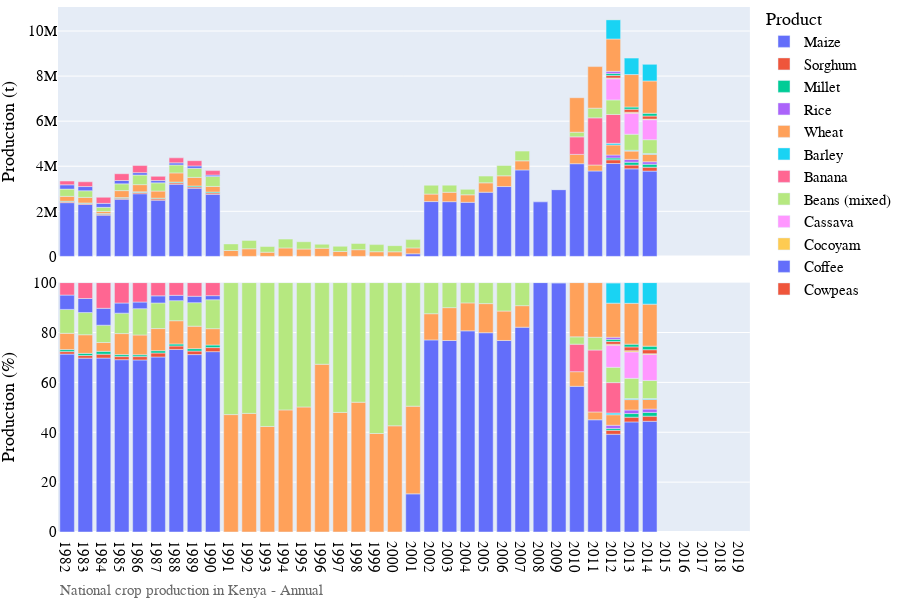
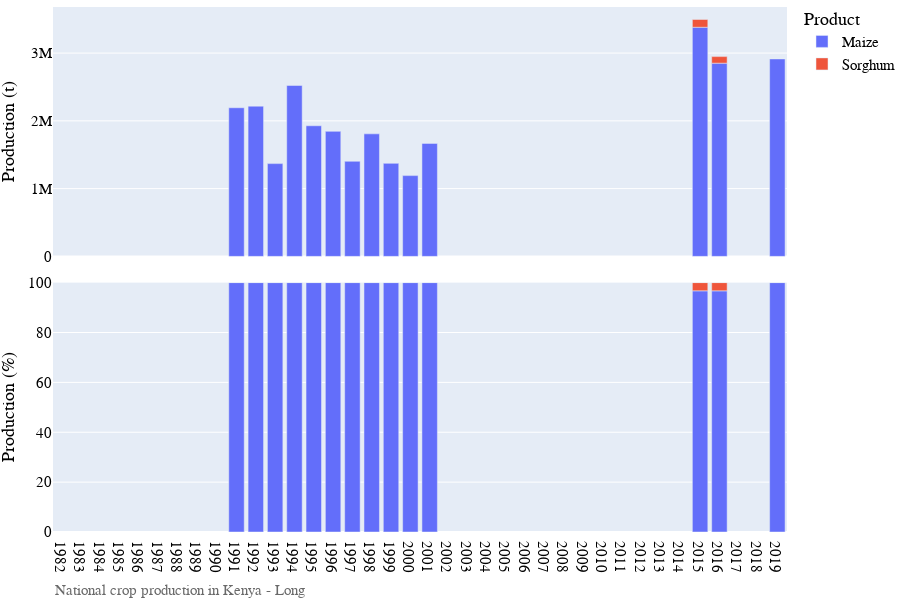
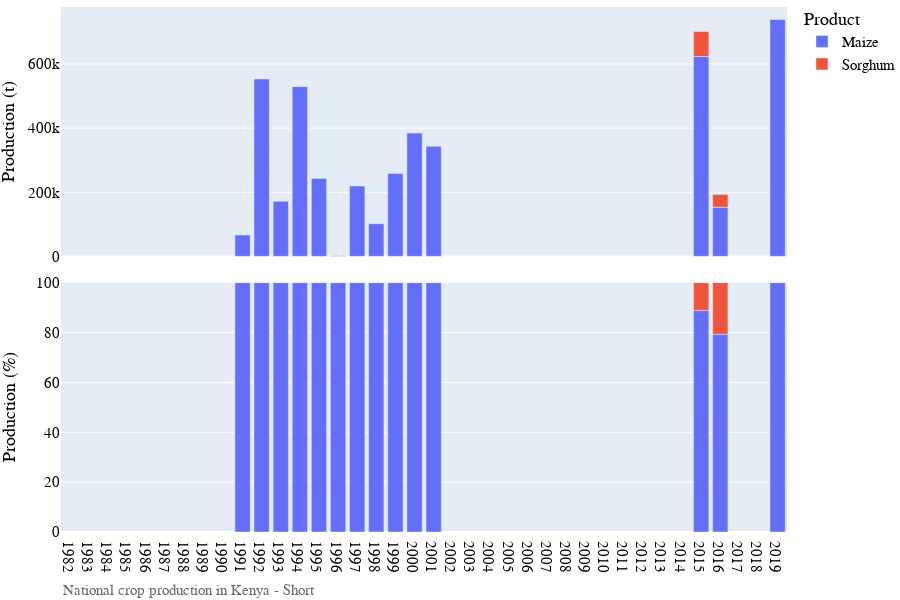

The cell these charts' notebook holds for them, in order:
### Markdown cell above
# Visualization of production data

### Code cell
# Bar chart of national crop production
country_iso, country_name = 'KE', 'Kenya'
df = pd.read_csv('../data/crop/adm_crop_production_%s.csv' % country_iso, index_col=0)
df['year'] = df['harvest_year']
year = [df['year'].min(), df['year'].max()]
product_order = ['Maize', 'Sorghum', 'Millet', 'Rice', 'Wheat', 'Barley']
for season_name in ['Annual','Long','Short']:
    footnote = 'National crop production in %s - %s' % (country_name, season_name)
    fn_save = '../figures/%s_bar_natgrainprod_%s.png' % (country_iso, season_name)
    sub = df[df['season_name'] == season_name]
    fig = PlotBarProduction(sub, year, product_order, footnote)#, fn_save)
    fig.show()

### Figure 1 — Plotly figure (JSON) as saved in the notebook; plotly's stock layout.template omitted (floating-point values rounded to 4 significant figures)
{"data": [{"alignmentgroup": "True", "hovertemplate": "product=Maize<br>season_name=Annual<br>type=orig_unit<br>year=%{x}<br>value=%{y}<extra></extra>", "legendgroup": "Maize", "marker": {"color": "#636efa", "pattern": {"shape": ""}}, "name": "Maize", "offsetgroup": "Maize", "orientation": "v", "showlegend": true, "textposition": "auto", "type": "bar", "x": [1982, 1983, 1984, 1985, 1986, 1987, 1988, 1989, 1990, 2001, 2002, 2003, 2004, 2005, 2006, 2007, 2008, 2009, 2010, 2011, 2012, 2013, 2014], "xaxis": "x2", "y": [2385000.0, 2307000.0, 1829090, 2534000.0, 2780000.0, 2493000.0, 3201000.0, 3021000.0, 2752926, 113800.0, 2432000.0, 2427000.0, 2399000.0, 2847000.0, 3098000.0, 3837000.0, 2419000.0, 2963000.0, 4113000.0, 3790000.0, 4120000.0, 3884000.0, 3783000.0], "yaxis": "y2"}, {"alignmentgroup": "True", "hovertemplate": "product=Maize<br>season_name=Annual<br>type=percent<br>year=%{x}<br>value=%{y}<extra></extra>", "legendgroup": "Maize", "marker": {"color": "#636efa", "pattern": {"shape": ""}}, "name": "Maize", "offsetgroup": "Maize", "orientation": "v", "showlegend": false, "textposition": "auto", "type": "bar", "x": [1982, 1983, 1984, 1985, 1986, 1987, 1988, 1989, 1990, 2001, 2002, 2003, 2004, 2005, 2006, 2007, 2008, 2009, 2010, 2011, 2012, 2013, 2014], "xaxis": "x", "y": [71.33, 69.72, 69.75, 69.1, 68.99, 70.18, 73.21, 71.15, 72.33, 15.3, 77.03, 76.79, 80.67, 79.91, 76.8, 82.13, 100, 99.91, 58.42, 45.0, 39.2, 44.15, 44.4], "yaxis": "y"}, {"alignmentgroup": "True", "hovertemplate": "product=Sorghum<br>season_name=Annual<br>type=orig_unit<br>year=%{x}<br>value=%{y}<extra></extra>", "legendgroup": "Sorghum", "marker": {"color": "#EF553B", "pattern": {"shape": ""}}, "name": "Sorghum", "offsetgroup": "Sorghum", "orientation": "v", "showlegend": true, "textposition": "auto", "type": "bar", "x": [1982, 1983, 1984, 1985, 1986, 1987, 1988, 1989, 1990, 2012, 2013, 2014], "xaxis": "x2", "y": [33499, 34721, 40989, 45454, 54261, 57061, 60593, 59989, 61674, 165800.0, 165700.0, 174600.0], "yaxis": "y2"}, {"alignmentgroup": "True", "hovertemplate": "product=Sorghum<br>season_name=Annual<br>type=percent<br>year=%{x}<br>value=%{y}<extra></extra>", "legendgroup": "Sorghum", "marker": {"color": "#EF553B", "pattern": {"shape": ""}}, "name": "Sorghum", "offsetgroup": "Sorghum", "orientation": "v", "showlegend": false, "textposition": "auto", "type": "bar", "x": [1982, 1983, 1984, 1985, 1986, 1987, 1988, 1989, 1990, 2012, 2013, 2014], "xaxis": "x", "y": [1.002, 1.049, 1.563, 1.24, 1.347, 1.606, 1.386, 1.413, 1.62, 1.577, 1.884, 2.05], "yaxis": "y"}, {"alignmentgroup": "True", "hovertemplate": "product=Millet<br>season_name=Annual<br>type=orig_unit<br>year=%{x}<br>value=%{y}<extra></extra>", "legendgroup": "Millet", "marker": {"color": "#00cc96", "pattern": {"shape": ""}}, "name": "Millet", "offsetgroup": "Millet", "orientation": "v", "showlegend": true, "textposition": "auto", "type": "bar", "x": [1982, 1983, 1984, 1985, 1986, 1987, 1988, 1989, 1990, 2012, 2013, 2014], "xaxis": "x2", "y": [27152, 28663, 29983, 28965, 29597, 33070, 35180.0, 41246, 39263, 80450.0, 129200.0, 129600.0], "yaxis": "y2"}, {"alignmentgroup": "True", "hovertemplate": "product=Millet<br>season_name=Annual<br>type=percent<br>year=%{x}<br>value=%{y}<extra></extra>", "legendgroup": "Millet", "marker": {"color": "#00cc96", "pattern": {"shape": ""}}, "name": "Millet", "offsetgroup": "Millet", "orientation": "v", "showlegend": false, "textposition": "auto", "type": "bar", "x": [1982, 1983, 1984, 1985, 1986, 1987, 1988, 1989, 1990, 2012, 2013, 2014], "xaxis": "x", "y": [0.8121, 0.8663, 1.143, 0.7899, 0.7345, 0.931, 0.8047, 0.9713, 1.032, 0.7653, 1.469, 1.521], "yaxis": "y"}, {"alignmentgroup": "True", "hovertemplate": "product=Rice<br>season_name=Annual<br>type=orig_unit<br>year=%{x}<br>value=%{y}<extra></extra>", "legendgroup": "Rice", "marker": {"color": "#ab63fa", "pattern": {"shape": ""}}, "name": "Rice", "offsetgroup": "Rice", "orientation": "v", "showlegend": true, "textposition": "auto", "type": "bar", "x": [2012, 2013, 2014], "xaxis": "x2", "y": [132400.0, 124400.0, 112300.0], "yaxis": "y2"}, {"alignmentgroup": "True", "hovertemplate": "product=Rice<br>season_name=Annual<br>type=percent<br>year=%{x}<br>value=%{y}<extra></extra>", "legendgroup": "Rice", "marker": {"color": "#ab63fa", "pattern": {"shape": ""}}, "name": "Rice", "offsetgroup": "Rice", "orientation": "v", "showlegend": false, "textposition": "auto", "type": "bar", "x": [2012, 2013, 2014], "xaxis": "x", "y": [1.259, 1.415, 1.318], "yaxis": "y"}, {"alignmentgroup": "True", "hovertemplate": "product=Wheat<br>season_name=Annual<br>type=orig_unit<br>year=%{x}<br>value=%{y}<extra></extra>", "legendgroup": "Wheat", "marker": {"color": "#FFA15A", "pattern": {"shape": ""}}, "name": "Wheat", "offsetgroup": "Wheat", "orientation": "v", "showlegend": true, "textposition": "auto", "type": "bar", "x": [1982, 1983, 1984, 1985, 1986, 1987, 1988, 1989, 1990, 1991, 1992, 1993, 1994, 1995, 1996, 1997, 1998, 1999, 2000, 2001, 2002, 2003, 2004, 2005, 2006, 2007, 2009, 2010, 2011, 2012, 2013, 2014], "xaxis": "x2", "y": [218100.0, 247100.0, 92520.0, 309200.0, 319700.0, 314600.0, 407700.0, 382500.0, 249456, 260300.0, 337500.0, 185000.0, 374839, 325900.0, 361500.0, 215100.0, 296800.0, 206300.0, 203000.0, 261600.0, 331900.0, 416800.0, 333400.0, 415700.0, 476200.0, 403400.0, 2734.0, 413300.0, 264400.0, 444300.0, 367100.0, 328800.0], "yaxis": "y2"}, {"alignmentgroup": "True", "hovertemplate": "product=Wheat<br>season_name=Annual<br>type=percent<br>year=%{x}<br>value=%{y}<extra></extra>", "legendgroup": "Wheat", "marker": {"color": "#FFA15A", "pattern": {"shape": ""}}, "name": "Wheat", "offsetgroup": "Wheat", "orientation": "v", "showlegend": false, "textposition": "auto", "type": "bar", "x": [1982, 1983, 1984, 1985, 1986, 1987, 1988, 1989, 1990, 1991, 1992, 1993, 1994, 1995, 1996, 1997, 1998, 1999, 2000, 2001, 2002, 2003, 2004, 2005, 2006, 2007, 2009, 2010, 2011, 2012, 2013, 2014], "xaxis": "x", "y": [6.522, 7.469, 3.528, 8.433, 7.934, 8.857, 9.324, 9.007, 6.554, 47.08, 47.56, 42.32, 48.96, 50.13, 67.27, 47.95, 52.05, 39.5, 42.59, 35.16, 10.51, 13.19, 11.21, 11.67, 11.81, 8.634, 0.09218, 5.871, 3.139, 4.227, 4.172, 3.859], "yaxis": "y"}, {"alignmentgroup": "True", "hovertemplate": "product=Barley<br>season_name=Annual<br>type=orig_unit<br>year=%{x}<br>value=%{y}<extra></extra>", "legendgroup": "Barley", "marker": {"color": "#19d3f3", "pattern": {"shape": ""}}, "name": "Barley", "offsetgroup": "Barley", "orientation": "v", "showlegend": true, "textposition": "auto", "type": "bar", "x": [2012, 2013, 2014], "xaxis": "x2", "y": [72930.0, 36643, 33350], "yaxis": "y2"}, {"alignmentgroup": "True", "hovertemplate": "product=Barley<br>season_name=Annual<br>type=percent<br>year=%{x}<br>value=%{y}<extra></extra>", "legendgroup": "Barley", "marker": {"color": "#19d3f3", "pattern": {"shape": ""}}, "name": "Barley", "offsetgroup": "Barley", "orientation": "v", "showlegend": false, "textposition": "auto", "type": "bar", "x": [2012, 2013, 2014], "xaxis": "x", "y": [0.6938, 0.4165, 0.3914], "yaxis": "y"}, {"alignmentgroup": "True", "hovertemplate": "product=Banana<br>season_name=Annual<br>type=orig_unit<br>year=%{x}<br>value=%{y}<extra></extra>", "legendgroup": "Banana", "marker": {"color": "#FF6692", "pattern": {"shape": ""}}, "name": "Banana", "offsetgroup": "Banana", "orientation": "v", "showlegend": true, "textposition": "auto", "type": "bar", "x": [2010, 2011, 2012], "xaxis": "x2", "y": [777058, 2092000.0, 1281000.0], "yaxis": "y2"}, {"alignmentgroup": "True", "hovertemplate": "product=Banana<br>season_name=Annual<br>type=percent<br>year=%{x}<br>value=%{y}<extra></extra>", "legendgroup": "Banana", "marker": {"color": "#FF6692", "pattern": {"shape": ""}}, "name": "Banana", "offsetgroup": "Banana", "orientation": "v", "showlegend": false, "textposition": "auto", "type": "bar", "x": [2010, 2011, 2012], "xaxis": "x", "y": [11.04, 24.84, 12.19], "yaxis": "y"}, {"alignmentgroup": "True", "hovertemplate": "product=Beans (mixed)<br>season_name=Annual<br>type=orig_unit<br>year=%{x}<br>value=%{y}<extra></extra>", "legendgroup": "Beans (mixed)", "marker": {"color": "#B6E880", "pattern": {"shape": ""}}, "name": "Beans (mixed)", "offsetgroup": "Beans (mixed)", "orientation": "v", "showlegend": true, "textposition": "auto", "type": "bar", "x": [1982, 1983, 1984, 1985, 1986, 1987, 1988, 1989, 1990, 1991, 1992, 1993, 1994, 1995, 1996, 1997, 1998, 1999, 2000, 2001, 2002, 2003, 2004, 2005, 2006, 2007, 2010, 2011, 2012, 2013, 2014], "xaxis": "x2", "y": [320870, 294081, 182100.0, 300600.0, 424699, 364855, 351759, 400500.0, 441207, 292600.0, 372100.0, 252200.0, 390800.0, 324100.0, 175900.0, 233500.0, 273500.0, 316100.0, 273600.0, 368600.0, 393400.0, 316800.0, 241500.0, 300000.0, 459600.0, 431500.0, 206300.0, 430100.0, 645400.0, 712900.0, 616300.0], "yaxis": "y2"}, {"alignmentgroup": "True", "hovertemplate": "product=Beans (mixed)<br>season_name=Annual<br>type=percent<br>year=%{x}<br>value=%{y}<extra></extra>", "legendgroup": "Beans (mixed)", "marker": {"color": "#B6E880", "pattern": {"shape": ""}}, "name": "Beans (mixed)", "offsetgroup": "Beans (mixed)", "orientation": "v", "showlegend": false, "textposition": "auto", "type": "bar", "x": [1982, 1983, 1984, 1985, 1986, 1987, 1988, 1989, 1990, 1991, 1992, 1993, 1994, 1995, 1996, 1997, 1998, 1999, 2000, 2001, 2002, 2003, 2004, 2005, 2006, 2007, 2010, 2011, 2012, 2013, 2014], "xaxis": "x", "y": [9.598, 8.888, 6.945, 8.198, 10.54, 10.27, 8.046, 9.432, 11.59, 52.92, 52.44, 57.68, 51.04, 49.87, 32.73, 52.05, 47.95, 60.5, 57.41, 49.54, 12.46, 10.02, 8.121, 8.418, 11.39, 9.237, 2.93, 5.107, 6.139, 8.103, 7.233], "yaxis": "y"}, {"alignmentgroup": "True", "hovertemplate": "product=Cassava<br>season_name=Annual<br>type=orig_unit<br>year=%{x}<br>value=%{y}<extra></extra>", "legendgroup": "Cassava", "marker": {"color": "#FF97FF", "pattern": {"shape": ""}}, "name": "Cassava", "offsetgroup": "Cassava", "orientation": "v", "showlegend": true, "textposition": "auto", "type": "bar", "x": [2012, 2013, 2014], "xaxis": "x2", "y": [934500.0, 931700.0, 887393], "yaxis": "y2"}, {"alignmentgroup": "True", "hovertemplate": "product=Cassava<br>season_name=Annual<br>type=percent<br>year=%{x}<br>value=%{y}<extra></extra>", "legendgroup": "Cassava", "marker": {"color": "#FF97FF", "pattern": {"shape": ""}}, "name": "Cassava", "offsetgroup": "Cassava", "orientation": "v", "showlegend": false, "textposition": "auto", "type": "bar", "x": [2012, 2013, 2014], "xaxis": "x", "y": [8.889, 10.59, 10.42], "yaxis": "y"}, {"alignmentgroup": "True", "hovertemplate": "product=Cocoyam<br>season_name=Annual<br>type=orig_unit<br>year=%{x}<br>value=%{y}<extra></extra>", "legendgroup": "Cocoyam", "marker": {"color": "#FECB52", "pattern": {"shape": ""}}, "name": "Cocoyam", "offsetgroup": "Cocoyam", "orientation": "v", "showlegend": true, "textposition": "auto", "type": "bar", "x": [2012, 2013, 2014], "xaxis": "x2", "y": [38121, 43672, 25490.0], "yaxis": "y2"}, {"alignmentgroup": "True", "hovertemplate": "product=Cocoyam<br>season_name=Annual<br>type=percent<br>year=%{x}<br>value=%{y}<extra></extra>", "legendgroup": "Cocoyam", "marker": {"color": "#FECB52", "pattern": {"shape": ""}}, "name": "Cocoyam", "offsetgroup": "Cocoyam", "orientation": "v", "showlegend": false, "textposition": "auto", "type": "bar", "x": [2012, 2013, 2014], "xaxis": "x", "y": [0.3626, 0.4964, 0.2992], "yaxis": "y"}, {"alignmentgroup": "True", "hovertemplate": "product=Coffee<br>season_name=Annual<br>type=orig_unit<br>year=%{x}<br>value=%{y}<extra></extra>", "legendgroup": "Coffee", "marker": {"color": "#636efa", "pattern": {"shape": ""}}, "name": "Coffee", "offsetgroup": "Coffee", "orientation": "v", "showlegend": true, "textposition": "auto", "type": "bar", "x": [1982, 1983, 1984, 1985, 1986, 1987, 1988, 1989, 1990], "xaxis": "x2", "y": [191961, 186470, 177942, 148911, 107697, 101358, 93508, 108910, 62796], "yaxis": "y2"}, {"alignmentgroup": "True", "hovertemplate": "product=Coffee<br>season_name=Annual<br>type=percent<br>year=%{x}<br>value=%{y}<extra></extra>", "legendgroup": "Coffee", "marker": {"color": "#636efa", "pattern": {"shape": ""}}, "name": "Coffee", "offsetgroup": "Coffee", "orientation": "v", "showlegend": false, "textposition": "auto", "type": "bar", "x": [1982, 1983, 1984, 1985, 1986, 1987, 1988, 1989, 1990], "xaxis": "x", "y": [5.742, 5.636, 6.785, 4.061, 2.673, 2.853, 2.139, 2.565, 1.65], "yaxis": "y"}, {"alignmentgroup": "True", "hovertemplate": "product=Cowpeas<br>season_name=Annual<br>type=orig_unit<br>year=%{x}<br>value=%{y}<extra></extra>", "legendgroup": "Cowpeas", "marker": {"color": "#EF553B", "pattern": {"shape": ""}}, "name": "Cowpeas", "offsetgroup": "Cowpeas", "orientation": "v", "showlegend": true, "textposition": "auto", "type": "bar", "x": [2012, 2013, 2014], "xaxis": "x2", "y": [113100.0, 134800.0, 138100.0], "yaxis": "y2"}, {"alignmentgroup": "True", "hovertemplate": "product=Cowpeas<br>season_name=Annual<br>type=percent<br>year=%{x}<br>value=%{y}<extra></extra>", "legendgroup": "Cowpeas", "marker": {"color": "#EF553B", "pattern": {"shape": ""}}, "name": "Cowpeas", "offsetgroup": "Cowpeas", "orientation": "v", "showlegend": false, "textposition": "auto", "type": "bar", "x": [2012, 2013, 2014], "xaxis": "x", "y": [1.076, 1.532, 1.621], "yaxis": "y"}, {"alignmentgroup": "True", "hovertemplate": "product=Gram<br>season_name=Annual<br>type=orig_unit<br>year=%{x}<br>value=%{y}<extra></extra>", "legendgroup": "Gram", "marker": {"color": "#00cc96", "pattern": {"shape": ""}}, "name": "Gram", "offsetgroup": "Gram", "orientation": "v", "showlegend": true, "textposition": "auto", "type": "bar", "x": [2012, 2013, 2014], "xaxis": "x2", "y": [91830.0, 96600.0, 121000.0], "yaxis": "y2"}, {"alignmentgroup": "True", "hovertemplate": "product=Gram<br>season_name=Annual<br>type=percent<br>year=%{x}<br>value=%{y}<extra></extra>", "legendgroup": "Gram", "marker": {"color": "#00cc96", "pattern": {"shape": ""}}, "name": "Gram", "offsetgroup": "Gram", "orientation": "v", "showlegend": false, "textposition": "auto", "type": "bar", "x": [2012, 2013, 2014], "xaxis": "x", "y": [0.8735, 1.098, 1.42], "yaxis": "y"}, {"alignmentgroup": "True", "hovertemplate": "product=Pigeon Peas<br>season_name=Annual<br>type=orig_unit<br>year=%{x}<br>value=%{y}<extra></extra>", "legendgroup": "Pigeon Peas", "marker": {"color": "#ab63fa", "pattern": {"shape": ""}}, "name": "Pigeon Peas", "offsetgroup": "Pigeon Peas", "orientation": "v", "showlegend": true, "textposition": "auto", "type": "bar", "x": [2012], "xaxis": "x2", "y": [89180.0], "yaxis": "y2"}, {"alignmentgroup": "True", "hovertemplate": "product=Pigeon Peas<br>season_name=Annual<br>type=percent<br>year=%{x}<br>value=%{y}<extra></extra>", "legendgroup": "Pigeon Peas", "marker": {"color": "#ab63fa", "pattern": {"shape": ""}}, "name": "Pigeon Peas", "offsetgroup": "Pigeon Peas", "orientation": "v", "showlegend": false, "textposition": "auto", "type": "bar", "x": [2012], "xaxis": "x", "y": [0.8483], "yaxis": "y"}, {"alignmentgroup": "True", "hovertemplate": "product=Potato<br>season_name=Annual<br>type=orig_unit<br>year=%{x}<br>value=%{y}<extra></extra>", "legendgroup": "Potato", "marker": {"color": "#FFA15A", "pattern": {"shape": ""}}, "name": "Potato", "offsetgroup": "Potato", "orientation": "v", "showlegend": true, "textposition": "auto", "type": "bar", "x": [2010, 2011, 2012, 2013, 2014], "xaxis": "x2", "y": [1530705, 1845407, 1437000.0, 1441000.0, 1435000.0], "yaxis": "y2"}, {"alignmentgroup": "True", "hovertemplate": "product=Potato<br>season_name=Annual<br>type=percent<br>year=%{x}<br>value=%{y}<extra></extra>", "legendgroup": "Potato", "marker": {"color": "#FFA15A", "pattern": {"shape": ""}}, "name": "Potato", "offsetgroup": "Potato", "orientation": "v", "showlegend": false, "textposition": "auto", "type": "bar", "x": [2010, 2011, 2012, 2013, 2014], "xaxis": "x", "y": [21.74, 21.91, 13.67, 16.38, 16.84], "yaxis": "y"}, {"alignmentgroup": "True", "hovertemplate": "product=Sweet Potatoes<br>season_name=Annual<br>type=orig_unit<br>year=%{x}<br>value=%{y}<extra></extra>", "legendgroup": "Sweet Potatoes", "marker": {"color": "#19d3f3", "pattern": {"shape": ""}}, "name": "Sweet Potatoes", "offsetgroup": "Sweet Potatoes", "orientation": "v", "showlegend": true, "textposition": "auto", "type": "bar", "x": [2012, 2013, 2014], "xaxis": "x2", "y": [856900.0, 729400.0, 735600.0], "yaxis": "y2"}, {"alignmentgroup": "True", "hovertemplate": "product=Sweet Potatoes<br>season_name=Annual<br>type=percent<br>year=%{x}<br>value=%{y}<extra></extra>", "legendgroup": "Sweet Potatoes", "marker": {"color": "#19d3f3", "pattern": {"shape": ""}}, "name": "Sweet Potatoes", "offsetgroup": "Sweet Potatoes", "orientation": "v", "showlegend": false, "textposition": "auto", "type": "bar", "x": [2012, 2013, 2014], "xaxis": "x", "y": [8.151, 8.291, 8.634], "yaxis": "y"}, {"alignmentgroup": "True", "hovertemplate": "product=Tea Plant<br>season_name=Annual<br>type=orig_unit<br>year=%{x}<br>value=%{y}<extra></extra>", "legendgroup": "Tea Plant", "marker": {"color": "#FF6692", "pattern": {"shape": ""}}, "name": "Tea Plant", "offsetgroup": "Tea Plant", "orientation": "v", "showlegend": true, "textposition": "auto", "type": "bar", "x": [1982, 1983, 1984, 1985, 1986, 1987, 1988, 1989, 1990], "xaxis": "x2", "y": [166893, 210869, 269842, 299873, 313421, 188320, 222428, 232110, 198724], "yaxis": "y2"}, {"alignmentgroup": "True", "hovertemplate": "product=Tea Plant<br>season_name=Annual<br>type=percent<br>year=%{x}<br>value=%{y}<extra></extra>", "legendgroup": "Tea Plant", "marker": {"color": "#FF6692", "pattern": {"shape": ""}}, "name": "Tea Plant", "offsetgroup": "Tea Plant", "orientation": "v", "showlegend": false, "textposition": "auto", "type": "bar", "x": [1982, 1983, 1984, 1985, 1986, 1987, 1988, 1989, 1990], "xaxis": "x", "y": [4.992, 6.373, 10.29, 8.177, 7.778, 5.302, 5.087, 5.466, 5.221], "yaxis": "y"}, {"alignmentgroup": "True", "hovertemplate": "product=Yams<br>season_name=Annual<br>type=orig_unit<br>year=%{x}<br>value=%{y}<extra></extra>", "legendgroup": "Yams", "marker": {"color": "#B6E880", "pattern": {"shape": ""}}, "name": "Yams", "offsetgroup": "Yams", "orientation": "v", "showlegend": true, "textposition": "auto", "type": "bar", "x": [2012], "xaxis": "x2", "y": [9144.0], "yaxis": "y2"}, {"alignmentgroup": "True", "hovertemplate": "product=Yams<br>season_name=Annual<br>type=percent<br>year=%{x}<br>value=%{y}<extra></extra>", "legendgroup": "Yams", "marker": {"color": "#B6E880", "pattern": {"shape": ""}}, "name": "Yams", "offsetgroup": "Yams", "orientation": "v", "showlegend": false, "textposition": "auto", "type": "bar", "x": [2012], "xaxis": "x", "y": [0.08698], "yaxis": "y"}], "layout": {"annotations": [{"showarrow": false, "text": "", "textangle": 90, "x": 0.98, "xanchor": "left", "xref": "paper", "y": 0.2375, "yanchor": "middle", "yref": "paper"}, {"showarrow": false, "text": "", "textangle": 90, "x": 0.98, "xanchor": "left", "xref": "paper", "y": 0.7625, "yanchor": "middle", "yref": "paper"}, {"align": "left", "font": {"color": "dimgrey", "family": "arial", "size": 15}, "showarrow": false, "text": "National crop production in Kenya - Annual", "x": 0, "xref": "paper", "y": -0.13, "yref": "paper"}], "barmode": "relative", "font": {"color": "black", "family": "arial", "size": 15}, "height": 600, "legend": {"title": {"text": "Product"}, "tracegroupgap": 0, "x": 1, "y": 1.01}, "margin": {"b": 0, "l": 0, "r": 0, "t": 0}, "width": 900, "xaxis": {"anchor": "y", "domain": [0, 0.98], "dtick": 1, "range": [1982.0, 2020.0], "title": {"text": ""}, "type": "linear"}, "xaxis2": {"anchor": "y2", "domain": [0, 0.98], "matches": "x", "showticklabels": false, "type": "linear"}, "yaxis": {"anchor": "x", "domain": [0, 0.475], "range": [0, 100], "title": {"text": "Production (%)"}, "type": "linear"}, "yaxis2": {"anchor": "x2", "autorange": true, "domain": [0.525, 1], "range": [0, 11070000.0], "title": {"text": "Production (t)"}, "type": "linear"}}}

### Figure 2 — Plotly figure (JSON) as saved in the notebook; plotly's stock layout.template omitted (floating-point values rounded to 4 significant figures)
{"data": [{"alignmentgroup": "True", "hovertemplate": "product=Maize<br>season_name=Long<br>type=orig_unit<br>year=%{x}<br>value=%{y}<extra></extra>", "legendgroup": "Maize", "marker": {"color": "#636efa", "pattern": {"shape": ""}}, "name": "Maize", "offsetgroup": "Maize", "orientation": "v", "showlegend": true, "textposition": "auto", "type": "bar", "x": [1991, 1992, 1993, 1994, 1995, 1996, 1997, 1998, 1999, 2000, 2001, 2015, 2016, 2019], "xaxis": "x2", "y": [2193000.0, 2217000.0, 1369000.0, 2522000.0, 1927000.0, 1845000.0, 1403000.0, 1808000.0, 1372000.0, 1192000.0, 1667000.0, 3381157, 2851000.0, 2914000.0], "yaxis": "y2"}, {"alignmentgroup": "True", "hovertemplate": "product=Maize<br>season_name=Long<br>type=percent<br>year=%{x}<br>value=%{y}<extra></extra>", "legendgroup": "Maize", "marker": {"color": "#636efa", "pattern": {"shape": ""}}, "name": "Maize", "offsetgroup": "Maize", "orientation": "v", "showlegend": false, "textposition": "auto", "type": "bar", "x": [1991, 1992, 1993, 1994, 1995, 1996, 1997, 1998, 1999, 2000, 2001, 2015, 2016, 2019], "xaxis": "x", "y": [100, 100, 100, 100, 100, 100, 100, 100, 100, 100, 100, 96.71, 96.71, 100], "yaxis": "y"}, {"alignmentgroup": "True", "hovertemplate": "product=Sorghum<br>season_name=Long<br>type=orig_unit<br>year=%{x}<br>value=%{y}<extra></extra>", "legendgroup": "Sorghum", "marker": {"color": "#EF553B", "pattern": {"shape": ""}}, "name": "Sorghum", "offsetgroup": "Sorghum", "orientation": "v", "showlegend": true, "textposition": "auto", "type": "bar", "x": [2015, 2016], "xaxis": "x2", "y": [114855, 97020.0], "yaxis": "y2"}, {"alignmentgroup": "True", "hovertemplate": "product=Sorghum<br>season_name=Long<br>type=percent<br>year=%{x}<br>value=%{y}<extra></extra>", "legendgroup": "Sorghum", "marker": {"color": "#EF553B", "pattern": {"shape": ""}}, "name": "Sorghum", "offsetgroup": "Sorghum", "orientation": "v", "showlegend": false, "textposition": "auto", "type": "bar", "x": [2015, 2016], "xaxis": "x", "y": [3.285, 3.291], "yaxis": "y"}], "layout": {"annotations": [{"showarrow": false, "text": "", "textangle": 90, "x": 0.98, "xanchor": "left", "xref": "paper", "y": 0.2375, "yanchor": "middle", "yref": "paper"}, {"showarrow": false, "text": "", "textangle": 90, "x": 0.98, "xanchor": "left", "xref": "paper", "y": 0.7625, "yanchor": "middle", "yref": "paper"}, {"align": "left", "font": {"color": "dimgrey", "family": "arial", "size": 15}, "showarrow": false, "text": "National crop production in Kenya - Long", "x": 0, "xref": "paper", "y": -0.13, "yref": "paper"}], "barmode": "relative", "font": {"color": "black", "family": "arial", "size": 15}, "height": 600, "legend": {"title": {"text": "Product"}, "tracegroupgap": 0, "x": 1, "y": 1.01}, "margin": {"b": 0, "l": 0, "r": 0, "t": 0}, "width": 900, "xaxis": {"anchor": "y", "domain": [0, 0.98], "dtick": 1, "range": [1982.0, 2020.0], "title": {"text": ""}, "type": "linear"}, "xaxis2": {"anchor": "y2", "domain": [0, 0.98], "matches": "x", "showticklabels": false, "type": "linear"}, "yaxis": {"anchor": "x", "domain": [0, 0.475], "range": [0, 100], "title": {"text": "Production (%)"}, "type": "linear"}, "yaxis2": {"anchor": "x2", "autorange": true, "domain": [0.525, 1], "range": [0, 3680000.0], "title": {"text": "Production (t)"}, "type": "linear"}}}

### Figure 3 — Plotly figure (JSON) as saved in the notebook; plotly's stock layout.template omitted (floating-point values rounded to 4 significant figures)
{"data": [{"alignmentgroup": "True", "hovertemplate": "product=Maize<br>season_name=Short<br>type=orig_unit<br>year=%{x}<br>value=%{y}<extra></extra>", "legendgroup": "Maize", "marker": {"color": "#636efa", "pattern": {"shape": ""}}, "name": "Maize", "offsetgroup": "Maize", "orientation": "v", "showlegend": true, "textposition": "auto", "type": "bar", "x": [1991, 1992, 1993, 1994, 1995, 1996, 1997, 1998, 1999, 2000, 2001, 2015, 2016, 2019], "xaxis": "x2", "y": [66350.0, 553300.0, 171700.0, 529400.0, 243000.0, 2173.0, 219400.0, 102000.0, 258200.0, 384400.0, 343300.0, 623575, 153100.0, 738900.0], "yaxis": "y2"}, {"alignmentgroup": "True", "hovertemplate": "product=Maize<br>season_name=Short<br>type=percent<br>year=%{x}<br>value=%{y}<extra></extra>", "legendgroup": "Maize", "marker": {"color": "#636efa", "pattern": {"shape": ""}}, "name": "Maize", "offsetgroup": "Maize", "orientation": "v", "showlegend": false, "textposition": "auto", "type": "bar", "x": [1991, 1992, 1993, 1994, 1995, 1996, 1997, 1998, 1999, 2000, 2001, 2015, 2016, 2019], "xaxis": "x", "y": [100, 100, 100, 100, 100, 100, 100, 100, 100, 100, 100, 88.87, 79.28, 100], "yaxis": "y"}, {"alignmentgroup": "True", "hovertemplate": "product=Sorghum<br>season_name=Short<br>type=orig_unit<br>year=%{x}<br>value=%{y}<extra></extra>", "legendgroup": "Sorghum", "marker": {"color": "#EF553B", "pattern": {"shape": ""}}, "name": "Sorghum", "offsetgroup": "Sorghum", "orientation": "v", "showlegend": true, "textposition": "auto", "type": "bar", "x": [2015, 2016], "xaxis": "x2", "y": [78133, 40020.0], "yaxis": "y2"}, {"alignmentgroup": "True", "hovertemplate": "product=Sorghum<br>season_name=Short<br>type=percent<br>year=%{x}<br>value=%{y}<extra></extra>", "legendgroup": "Sorghum", "marker": {"color": "#EF553B", "pattern": {"shape": ""}}, "name": "Sorghum", "offsetgroup": "Sorghum", "orientation": "v", "showlegend": false, "textposition": "auto", "type": "bar", "x": [2015, 2016], "xaxis": "x", "y": [11.13, 20.72], "yaxis": "y"}], "layout": {"annotations": [{"showarrow": false, "text": "", "textangle": 90, "x": 0.98, "xanchor": "left", "xref": "paper", "y": 0.2375, "yanchor": "middle", "yref": "paper"}, {"showarrow": false, "text": "", "textangle": 90, "x": 0.98, "xanchor": "left", "xref": "paper", "y": 0.7625, "yanchor": "middle", "yref": "paper"}, {"align": "left", "font": {"color": "dimgrey", "family": "arial", "size": 15}, "showarrow": false, "text": "National crop production in Kenya - Short", "x": 0, "xref": "paper", "y": -0.13, "yref": "paper"}], "barmode": "relative", "font": {"color": "black", "family": "arial", "size": 15}, "height": 600, "legend": {"title": {"text": "Product"}, "tracegroupgap": 0, "x": 1, "y": 1.01}, "margin": {"b": 0, "l": 0, "r": 0, "t": 0}, "width": 900, "xaxis": {"anchor": "y", "domain": [0, 0.98], "dtick": 1, "range": [1982.0, 2020.0], "title": {"text": ""}, "type": "linear"}, "xaxis2": {"anchor": "y2", "domain": [0, 0.98], "matches": "x", "showticklabels": false, "type": "linear"}, "yaxis": {"anchor": "x", "domain": [0, 0.475], "range": [0, 100], "title": {"text": "Production (%)"}, "type": "linear"}, "yaxis2": {"anchor": "x2", "autorange": true, "domain": [0.525, 1], "range": [0, 777800.0], "title": {"text": "Production (t)"}, "type": "linear"}}}
